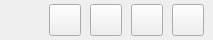
               <widget class="QWidget" name="functionWidget" native="true">
                <property name="minimumSize">
                 <size>
                  <width>0</width>
                  <height>40</height>
                 </size>
                </property>
                <property name="maximumSize">
                 <size>
                  <width>16777215</width>
                  <height>40</height>
                 </size>
                </property>
                <layout class="QHBoxLayout" name="horizontalLayout_2">
                 <property name="spacing">
                  <number>9</number>
                 </property>
                 <property name="leftMargin">
                  <number>9</number>
                 </property>
                 <property name="topMargin">
                  <number>0</number>
                 </property>
                 <property name="rightMargin">
                  <number>9</number>
                 </property>
                 <property name="bottomMargin">
                  <number>0</number>
                 </property>
                 <item>
                  <spacer name="horizontalSpacer_4">
                   <property name="orientation">
                    <enum>Qt::Orientation::Horizontal</enum>
                   </property>
                   <property name="sizeHint" stdset="0">
                    <size>
                     <width>40</width>
                     <height>20</height>
                    </size>
                   </property>
                  </spacer>
                 </item>
                 <item>
                  <widget class="QPushButton" name="btnDelFolder">
                   <property name="minimumSize">
                    <size>
                     <width>32</width>
                     <height>32</height>
                    </size>
                   </property>
                   <property name="maximumSize">
                    <size>
                     <width>32</width>
                     <height>32</height>
                    </size>
                   </property>
                   <property name="toolTip">
                    <string>删除</string>
                   </property>
                   <property name="text">
                    <string/>
                   </property>
                   <property name="icon">
                    <iconset resource="../resource/resources.qrc">
                     <normaloff>:/iamge_pack/content/delete.png</normaloff>:/iamge_pack/content/delete.png</iconset>
                   </property>
                   <property name="iconSize">
                    <size>
                     <width>24</width>
                     <height>24</height>
                    </size>
                   </property>
                  </widget>
                 </item>
                 <item>
                  <widget class="QPushButton" name="btnSelectAll">
                   <property name="minimumSize">
                    <size>
                     <width>32</width>
                     <height>32</height>
                    </size>
                   </property>
                   <property name="maximumSize">
                    <size>
                     <width>32</width>
                     <height>32</height>
                    </size>
                   </property>
                   <property name="toolTip">
                    <string>全选/取消全选</string>
                   </property>
                   <property name="text">
                    <string/>
                   </property>
                   <property name="icon">
                    <iconset resource="../resource/resources.qrc">
                     <normaloff>:/iamge_pack/content/select_2.png</normaloff>
                     <normalon>:/iamge_pack/content/unselect_2.png</normalon>:/iamge_pack/content/select_2.png</iconset>
                   </property>
                   <property name="iconSize">
                    <size>
                     <width>24</width>
                     <height>24</height>
                    </size>
                   </property>
                   <property name="checkable">
                    <bool>true</bool>
                   </property>
                   <property name="checked">
                    <bool>false</bool>
                   </property>
                  </widget>
                 </item>
                 <item>
                  <widget class="QPushButton" name="btnAddFolder">
                   <property name="minimumSize">
                    <size>
                     <width>32</width>
                     <height>32</height>
                    </size>
                   </property>
                   <property name="maximumSize">
                    <size>
                     <width>32</width>
                     <height>32</height>
                    </size>
                   </property>
                   <property name="toolTip">
                    <string>添加文件夹</string>
                   </property>
                   <property name="text">
                    <string/>
                   </property>
                   <property name="icon">
                    <iconset resource="../resource/resources.qrc">
                     <normaloff>:/iamge_pack/content/increase.png</normaloff>:/iamge_pack/content/increase.png</iconset>
                   </property>
                   <property name="iconSize">
                    <size>
                     <width>24</width>
                     <height>24</height>
                    </size>
                   </property>
                  </widget>
                 </item>
                 <item>
                  <widget class="QPushButton" name="btnEditFolder">
                   <property name="minimumSize">
                    <size>
                     <width>32</width>
                     <height>32</height>
                    </size>
                   </property>
                   <property name="maximumSize">
                    <size>
                     <width>32</width>
                     <height>32</height>
                    </size>
                   </property>
                   <property name="toolTip">
                    <string>进入编辑模式</string>
                   </property>
                   <property name="text">
                    <string/>
                   </property>
                   <property name="icon">
                    <iconset resource="../resource/resources.qrc">
                     <normaloff>:/iamge_pack/content/edit.png</normaloff>
                     <normalon>:/btn/main_widget/edit.png</normalon>:/iamge_pack/content/edit.png</iconset>
                   </property>
                   <property name="iconSize">
                    <size>
                     <width>24</width>
                     <height>24</height>
                    </size>
                   </property>
                   <property name="checkable">
                    <bool>true</bool>
                   </property>
                  </widget>
                 </item>
                </layout>
               </widget>
